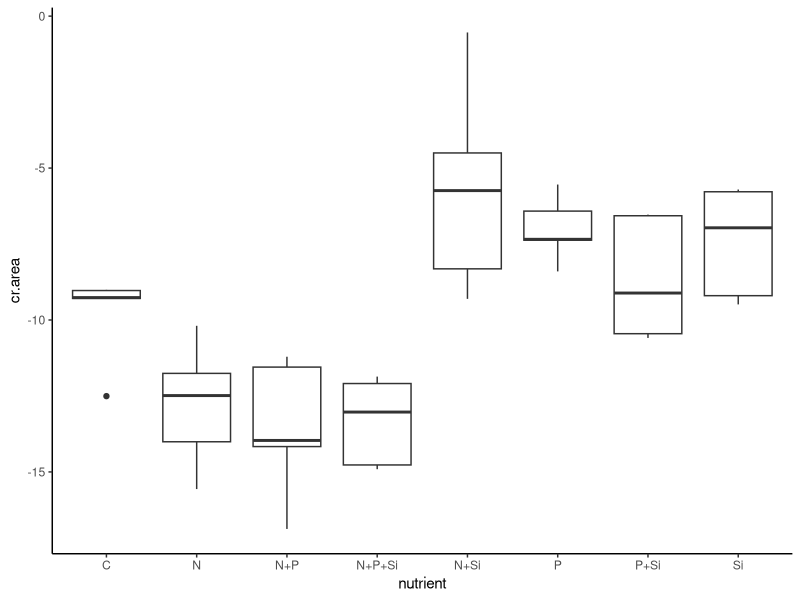
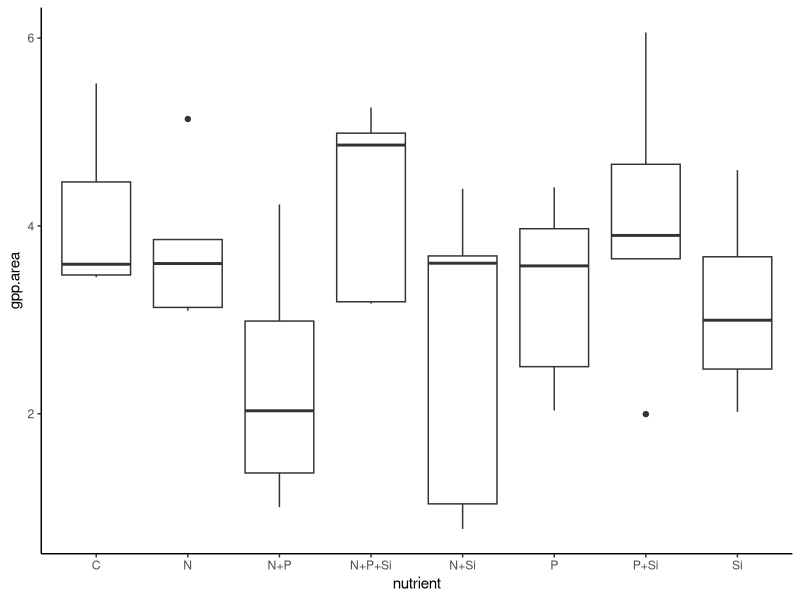
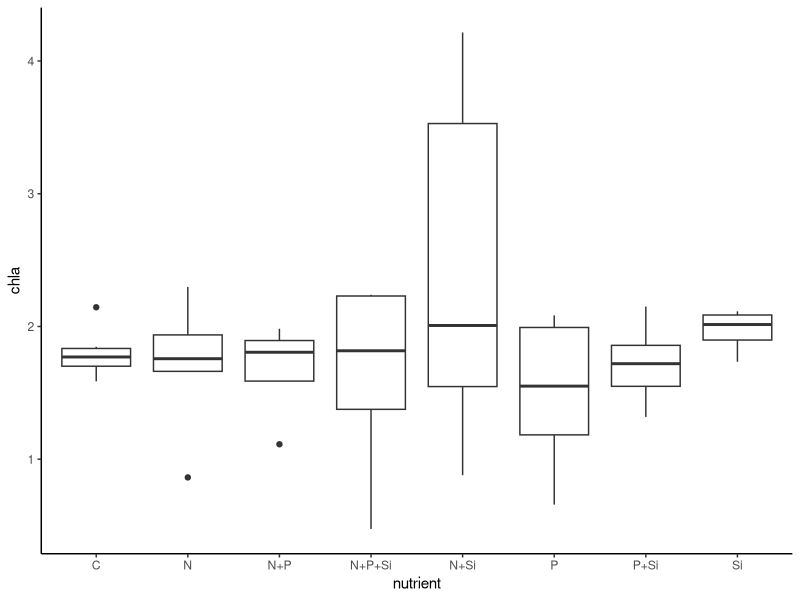
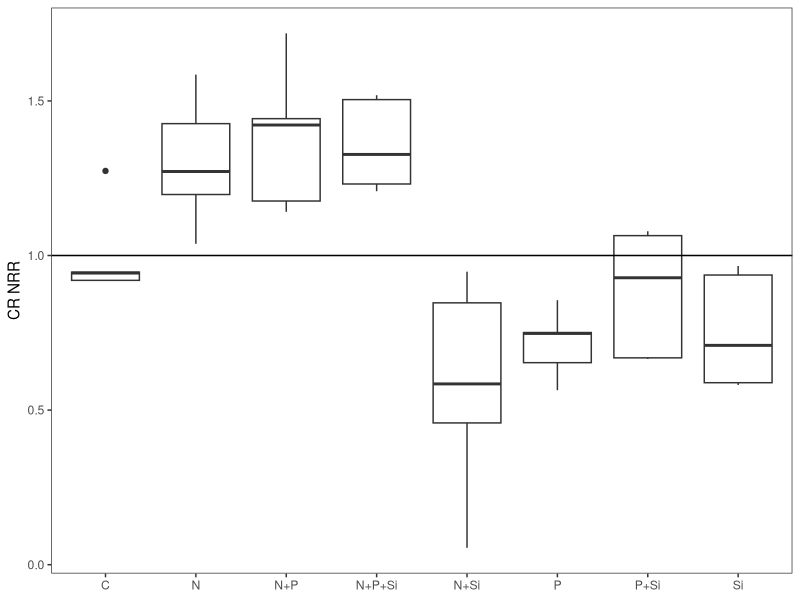
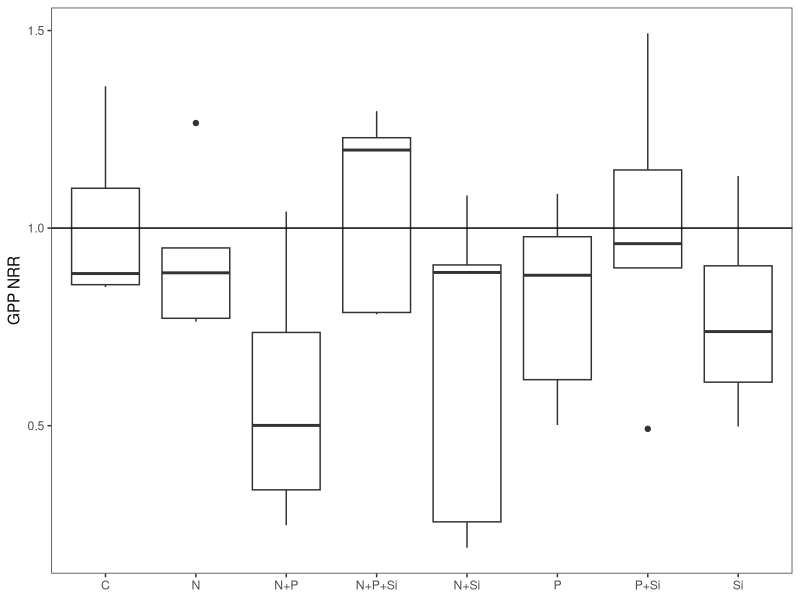
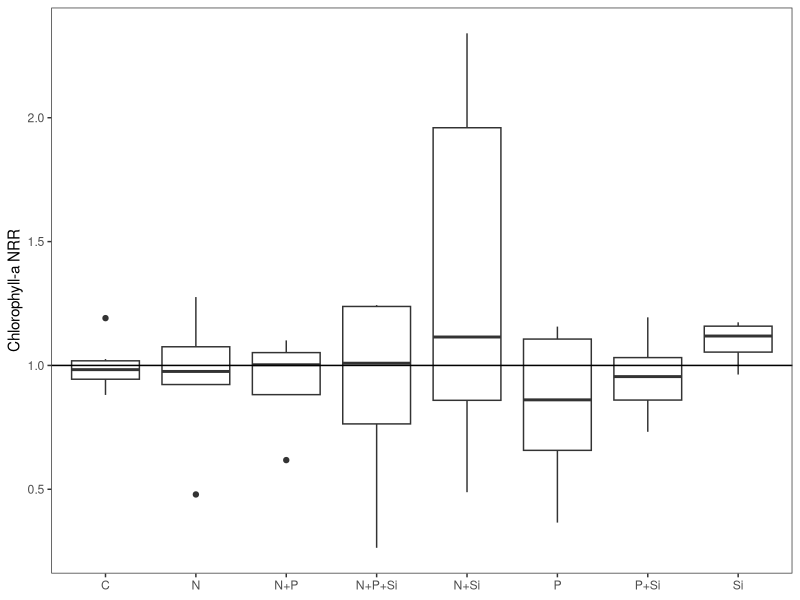
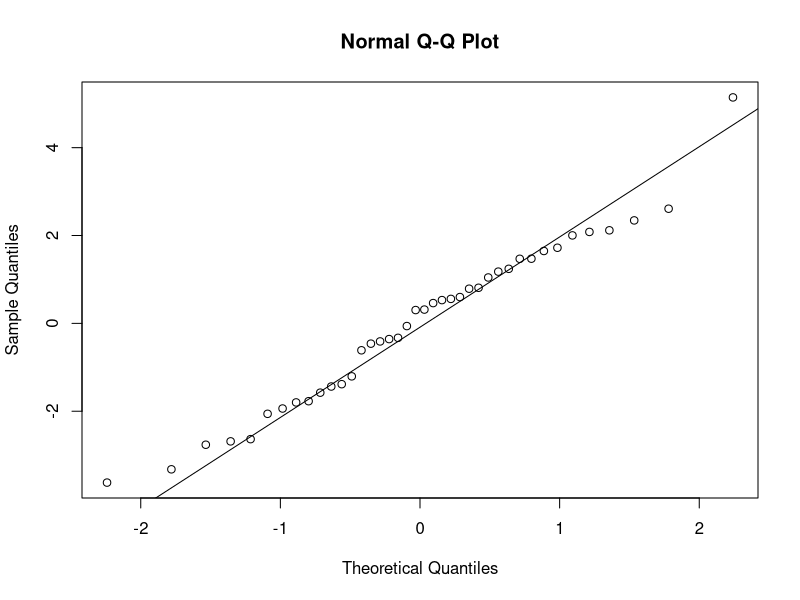
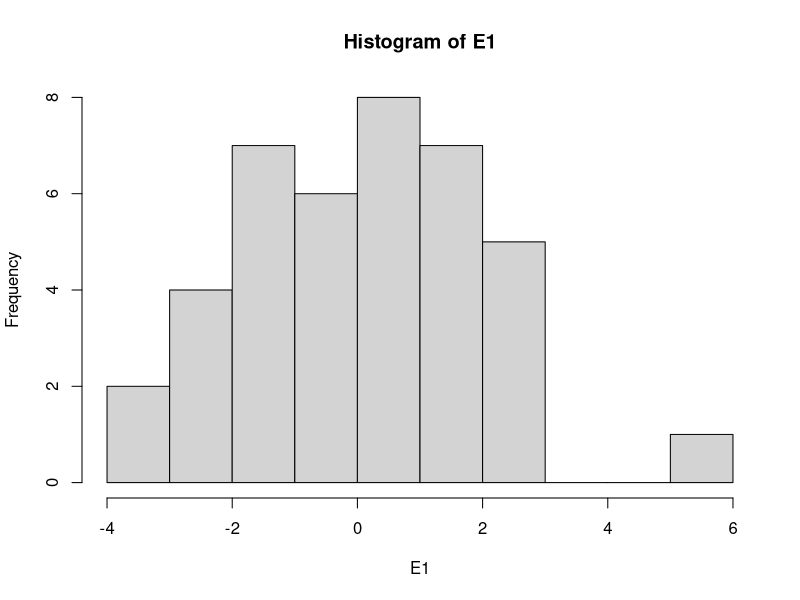

Source code (R) for these figures, in order: (Note: this script raises an error after producing the figures.)
#Author:  Clay Arango
#Creation date: 10-Feb-19
#Script to analyze NDS data from Summer 2018 WSB work with S. Roley and A. Alexiades

#packages
install.packages("nlme")
install.packages("nortest")
install.packages("plyr")
install.packages("dplyr")
install.packages("multcomp")
install.packages("MASS")
install.packages("ggplot2")
library(nlme)
library(nortest)
library(plyr)
library(dplyr)
library(multcomp)
library(MASS)
library(ggplot2)

#Load data
roza_summer <- read.table(file="roza_summer.csv", header=T, sep=",")

#set variable
d = roza_summer

#evaluate data to make sure factors are correct
names(d)

unique(d$nutrient) #control, N, NP, NPSi, NSi, P, PSi, Si
unique(d$N) #should be 0 and 1
unique(d$P) #should be 0 and 1
unique(d$Si) #should be 0 and 1
unique(d$top) #should be "sponge" and "glass"
#if need to change, use recode function below. 
d$top<-recode(d$top, "cellulose" ="sponge")
str(d)

#convert N and P and Si values (0 or 1 for absence or presence) to factors
d$N<-as.factor(d$N)
d$P<-as.factor(d$P)
d$Si<-as.factor(d$Si)
str(d)

#subset data into gpp and cr response
d.cr = subset(d, top=="sponge", data=d)
d.gpp = subset(d, top=="glass", data=d)

#check for outliers and check data entry before calculating CR-NRR
ggplot(d.cr, aes(x=nutrient, y=cr.area)) + geom_boxplot() + theme_classic()
#J1 entered correctly
#OK to keep in analysis

#calculate nrr for cr
x<-ddply(d.cr, "nutrient", summarise, ave_cr = mean(cr.area, na.rm=T)) 
x
d.cr$cr.nrr = d.cr$cr.area/-9.818865 #divide by control ave_cr

#check for outliers and check data entry before calculating GPP- and chla-NRR
ggplot(d.gpp, aes(x=nutrient, y=gpp.area)) + geom_boxplot() + theme_classic()
#J2 is entered correctly, P+Si are evenly spread
ggplot(d.gpp, aes(x=nutrient, y=chla)) + geom_boxplot() + theme_classic()
#I1, F1 are entered correctly

#calculate nrr for gpp and chla
x<- ddply(d.gpp, "nutrient", summarise, ave_gpp = mean(gpp.area, na.rm=T), ave_chla = mean(chla, na.rm=T)) 
x
d.gpp$gpp.nrr = d.gpp$gpp.area/4.059326 #divide by control ave_gpp
d.gpp$chla.nrr = d.gpp$chla/1.800835 #divide by control ave_chla
#use to exclude outliers
#x1<- ddply(subset(d.gpp, !(nds.id=="F6")), "nutrient", summarise, ave_chla = mean(chla_ug_cm2, na.rm=T)) 
#x1
#d.gpp$chla.nrr_1<-d.gpp$chla_ug_cm2/2.700340

#combine into one file and export
d.cr$chla.nrr<-NA
#d.cr$chla.nrr_1<-NA#for excluded outliers
d.cr$gpp.nrr<-NA
d.gpp$cr.nrr<-NA
d.nrr<-rbind(d.cr, d.gpp)
d.nrr$site.date<-"roza_summer"
write.table(d.nrr, "roza_summer_nrr.csv",  sep=",", quote=F, row.names =F)

###############
#plots of NRR
##############
ggplot(data=subset(d.cr, !(nutrient=="control")), aes(x=nutrient, y=cr.nrr))+geom_boxplot()+theme_bw()+
  ylab("CR NRR")+geom_abline(slope = 0, intercept = 1)+
  theme(axis.title.x=element_blank(), panel.grid.minor=element_blank(), panel.grid.major=element_blank())
#N limitation, possible Si inhibition

ggplot(data=subset(d.gpp, !(nutrient=="control")), aes(x=nutrient, y=gpp.nrr))+geom_boxplot()+theme_bw()+
  ylab("GPP NRR")+geom_abline(slope = 0, intercept = 1)+
  theme(axis.title.x=element_blank(), panel.grid.minor=element_blank(), panel.grid.major=element_blank())
#no limitation

ggplot(data=subset(d.gpp, !(nutrient=="control")), aes(x=nutrient, y=chla.nrr))+geom_boxplot()+theme_bw()+
  ylab("Chlorophyll-a NRR")+geom_abline(slope = 0, intercept = 1)+ 
  theme(axis.title.x=element_blank(), panel.grid.minor=element_blank(), panel.grid.major=element_blank())
#no limitation

##########
#NRR Summary Files
#########

GPP_sum<-ddply(d.gpp, "nutrient", summarise, ave_nrr.gpp=mean(gpp.nrr, na.rm=T), sd_nrr.gpp=sd(gpp.nrr, na.rm=T), 
               se_nrr.gpp =(sd(gpp.nrr)/sqrt(sum(!is.na(gpp.nrr)))), 
               ci95_nrr.gpp = (1.96*(sd(gpp.nrr)/sqrt(sum(!is.na(gpp.nrr))))),
               ave_nrr.chla=mean(chla.nrr, na.rm=T), sd_nrr.chla=sd(chla.nrr, na.rm=T), 
               se_nrr.chla =(sd(chla.nrr)/sqrt(sum(!is.na(chla.nrr)))), 
               ci95_nrr.chla = (1.96*(sd(chla.nrr)/sqrt(sum(!is.na(chla.nrr))))))
CR_sum<-ddply(d.cr, "nutrient", summarise, ave_nrr.cr=mean(cr.nrr, na.rm=T), sd_nrr.cr=sd(cr.nrr, na.rm=T), 
              se_nrr.cr =(sd(cr.nrr)/sqrt(sum(!is.na(cr.nrr)))), 
              ci95_nrr.cr = (1.96*(sd(cr.nrr)/sqrt(sum(!is.na(cr.nrr))))))

#now combine into one and export
d.sum<-merge(GPP_sum, CR_sum, by="nutrient")
d.sum$site_date<-"roza_summer"
write.table(d.sum, "roza_summer_summ.csv",  sep=",", quote=F, row.names=F)

############################################################
#analyze RESPIRATION data
############################################################

M1<-gls(cr.area~N*P*Si, data=d.cr, na.action=na.omit)
E1<-residuals(M1)
qqnorm(E1)
qqline(E1)
ad.test(E1)
   #residuals are normally distributed
hist(E1)  
plot(M1)

plot(filter(d.cr, !is.na(cr.area)) %>% dplyr::select(nutrient), 
     E1, xlab="nutrient", ylab="Residuals")
bartlett.test(cr.area~nutrient, data=d.cr)
   #variance test OK

anova(M1)
  
x <- group_by(d.cr, nutrient) %>%  # Grouping function causes subsequent functions to aggregate by season and reach
  summarize(cr.mean = abs(mean(cr.area, na.rm = TRUE)), # na.rm = TRUE to remove missing values
            cr.sd=abs(sd(cr.area, na.rm = TRUE)),  # na.rm = TRUE to remove missing values
            n = sum(!is.na(cr.area)), # of observations, excluding NAs. 
            cr.se=cr.sd/sqrt(n))

ggplot(data=x, aes(x=nutrient, y=cr.mean)) + 
  geom_bar(stat="identity", position=position_dodge(), color = "black") + 
  geom_errorbar(aes(ymin=cr.mean, ymax=cr.mean+cr.se), width=0.2, 
                position=position_dodge(0.9)) + 
  xlab("Nutrient") +
  ylab(expression(Respiration~(ug~O[2]~m^{-2}~h^{-1}))) +
  ylim(0,20) +
  labs(fill="Light") +
  theme_bw() +
  theme(panel.grid.major=element_blank(),
        panel.grid.minor=element_blank(),
        legend.title=element_text(size=6),
        legend.key=element_blank(), 
        legend.position=c(0.5,0.95), 
        legend.text=element_text(size=8), 
        legend.background=element_blank(), 
        legend.direction="horizontal", 
        legend.key.size=unit(0.3, "cm"), 
        axis.title.y=element_text(size=8), 
        axis.title.x=element_text(size=8), 
        axis.text.x=element_text(size=8))

#ggsave('output/figures/Roza_summer.tiff',
#       units="in",
#       width=3.25,
#       height=3.25,
#       dpi=1200,
#       compression="lzw")

#summarize nrr
x <- group_by(d.cr, nutrient) %>%  # Grouping function causes subsequent functions to aggregate by season and reach
  summarize(cr.mean = abs(mean(cr.nrr, na.rm = TRUE)), # na.rm = TRUE to remove missing values
            cr.sd=abs(sd(cr.nrr, na.rm = TRUE)),  # na.rm = TRUE to remove missing values
            n = sum(!is.na(cr.nrr)), # of observations, excluding NAs. 
            cr.se=cr.sd/sqrt(n))

############################################################
#analyze the PRODUCTION data
############################################################

M1<-gls(gpp.area~N*P*Si, data=d.gpp, na.action=na.omit) 
E1<-residuals(M1)
qqnorm(E1)
qqline(E1)
ad.test(E1)
   #residuals are normal

hist(E1, xlab="residuals", main="")
plot(M1)

plot(filter(d.gpp, !is.na(gpp.area)) %>% dplyr::select(nutrient), 
     E1, xlab="nutrient", ylab="Residuals")
bartlett.test(gpp.area~nutrient, data=d.gpp)
   #OK

anova(M1)
  
x <- group_by(d.gpp, nutrient) %>%  # Grouping function causes subsequent functions to aggregate by season and reach
  summarize(gpp.mean = abs(mean(gpp.area, na.rm = TRUE)), # na.rm = TRUE to remove missing values
            gpp.sd=abs(sd(gpp.area, na.rm = TRUE)),  # na.rm = TRUE to remove missing values
            n = sum(!is.na(gpp.area)), # of observations, excluding NAs. 
            gpp.se=gpp.sd/sqrt(n))

ggplot(data=x, aes(x=nutrient, y=gpp.mean)) + 
  geom_bar(stat="identity", position=position_dodge(), color = "black") + 
  geom_errorbar(aes(ymin=gpp.mean, ymax=gpp.mean+gpp.se), width=0.2, 
                position=position_dodge(0.9)) + 
  xlab("Nutrient") +
  ylab(expression(Production~(ug~O[2]~m^{-2}~h^{-1}))) +
  labs(fill="Light") +
  theme_bw() +
  theme(panel.grid.major=element_blank(),
        panel.grid.minor=element_blank(), 
        legend.title=element_text(size=6), 
        legend.key=element_blank(),  
        legend.position=c(0.5,0.95),  
        legend.text=element_text(size=8),  
        legend.background=element_blank(),  
        legend.direction="horizontal",  
        legend.key.size=unit(0.3, "cm"),  
        axis.title.y=element_text(size=8),  
        axis.title.x=element_text(size=8),  
        axis.text.x=element_text(size=8))

#ggsave('output/figures/gppByNutrient.tiff',
#       units="in",
#       width=3.25,
#       height=3.25,
#       dpi=1200,
#       compression="lzw")

#summarize nrr
x <- group_by(d.gpp, nutrient) %>%  # Grouping function causes subsequent functions to aggregate by season and reach
  summarize(gpp.mean = abs(mean(gpp.nrr, na.rm = TRUE)), # na.rm = TRUE to remove missing values
            gpp.sd=abs(sd(gpp.nrr, na.rm = TRUE)),  # na.rm = TRUE to remove missing values
            n = sum(!is.na(gpp.nrr)), # of observations, excluding NAs. 
            gpp.se=gpp.sd/sqrt(n))

#BELOW HERE IS NOT EDITED





############################################################
#analyze the CHL-A biomass on disks

M1<-gls(chla~N*P*light, data=roza_sum.chla, na.action=na.omit)
E1<-residuals(M1)
qqnorm(E1)
qqline(E1)
ad.test(E1)
  #residuals look bad (p=0.001)
hist(E1)
plot(M1)

vf1 = varIdent(form = ~ 1|N*P)
vf2 = varIdent(form = ~ 1|light)
vf3 = varIdent(form = ~ 1|N*P*light)
vf4 = varPower(form = ~ fitted(.)) 
vf5 = varExp(form = ~ fitted(.))
vf6 = varConstPower(form = ~ fitted(.))
vf7 = varExp(form = ~ fitted(.)|nutrient)

M2<-gls(chla~N*P*light, data=roza_sum.chla, na.action=na.omit, weights=vf1)
M3<-gls(chla~N*P*light, data=roza_sum.chla, na.action=na.omit, weights=vf2)
M4<-gls(chla~N*P*light, data=roza_sum.chla, na.action=na.omit, weights=vf3)
M5<-gls(chla~N*P*light, data=roza_sum.chla, na.action=na.omit, weights=vf4)
M6<-gls(chla~N*P*light, data=roza_sum.chla, na.action=na.omit, weights=vf5)
M7<-gls(chla~N*P*light, data=roza_sum.chla, na.action=na.omit, weights=vf6)
M8<-gls(chla~N*P*light, data=roza_sum.chla, na.action=na.omit, weights=vf7)

anova(M1,M2,M3,M4,M5,M6,M7,M8)

#M3 is best on AIC

E3<-residuals(M3)
qqnorm(E3)
qqline(E3)
ad.test(E3)
#residuals are not normal (p=0.001)
hist(E3, xlab="residuals", main="")
plot(M3)
  #hist and plot look good

plot(filter(roza_sum.chla, !is.na(chla)) %>% dplyr::select(light), 
     E3, xlab="light", ylab="Residuals")
bartlett.test(chla~light, data=roza_sum.chla)

plot(filter(roza_sum.chla, !is.na(chla)) %>% dplyr::select(nutrient), 
     E3, xlab="nutrient", ylab="Residuals")
bartlett.test(chla~nutrient, data=roza_sum.chla)

anova(M3)

#light is significant and N and P separately interact with light

x<-roza_sum.chla[complete.cases(roza_sum.chla$chla),]

with(x, 
     interaction.plot(nutrient,light,chla, 
                      ylim=c(0,1.5),lty=c(1,12),lwd=2,ylab="Chlorophyll a", 
                      xlab="Nutrient", trace.label="Light"))

x <- group_by(roza_sum.chla, nutrient, light) %>%  # Grouping function causes subsequent functions to aggregate by season and reach
  summarize(chla.mean = mean(chla, na.rm = TRUE), # na.rm = TRUE to remove missing values
            chla.sd=sd(chla, na.rm = TRUE),  # na.rm = TRUE to remove missing values
            n = sum(!is.na(chla)), # of observations, excluding NAs. 
            chla.se=chla.sd/sqrt(n))

ggplot(data=x, 
       aes(x=nutrient, y=chla.mean, fill=light)) + 
  geom_bar(stat="identity", position=position_dodge(), color = "black") + 
  geom_errorbar(aes(ymin=chla.mean, ymax=chla.mean+chla.se), width=0.2, 
                position=position_dodge(0.9)) + 
  scale_fill_manual(values=c("white","black")) +
  xlab("Nutrient") +
  ylab(expression(Chlorophyll~a~(ug~cm^{-2}))) +
  ylim(0,1.7) +
  labs(fill="Light") +
  theme_bw() +
  theme(panel.grid.major=element_blank(), 
        panel.grid.minor=element_blank(), 
        legend.title=element_text(size=6), 
        legend.key=element_blank(), 
        legend.position=c(0.5,0.95), 
        legend.text=element_text(size=8), 
        legend.background=element_blank(), 
        legend.direction="horizontal", 
        legend.key.size=unit(0.3, "cm"), 
        axis.title.y=element_text(size=8), 
        axis.title.x=element_text(size=8), 
        axis.text.x=element_text(size=8))

ggsave('output/figures/chlaByNutrientLight.tiff',
       units="in",
       width=3.25,
       height=3.25,
       dpi=1200,
       compression="lzw")



############################################################
############################################################
#calculate nrr mean and standard error
x1 <- group_by(roza_sum, nutrient, light) %>%  # Grouping function causes subsequent functions to aggregate by season and reach
  summarize(chla.nrr.mean = mean(chla.nrr, na.rm = TRUE), # na.rm = TRUE to remove missing values
            chla.nrr.sd=sd(chla.nrr, na.rm = TRUE),  # na.rm = TRUE to remove missing values
            chla.n = sum(!is.na(chla.nrr)), # of observations, excluding NAs. 
            chla.nrr.se=chla.nrr.sd/sqrt(chla.n))


x2 <- group_by(roza_sum, nutrient, light) %>%  # Grouping function causes subsequent functions to aggregate by season and reach
  summarize(gpp.nrr.mean = mean(gpp.nrr, na.rm = TRUE), # na.rm = TRUE to remove missing values
            gpp.nrr.sd=sd(gpp.nrr, na.rm = TRUE),  # na.rm = TRUE to remove missing values
            gpp.n = sum(!is.na(gpp.nrr)), # of observations, excluding NAs. 
            gpp.nrr.se=gpp.nrr.sd/sqrt(gpp.n))

x3 <- group_by(roza_sum, nutrient, light) %>%  # Grouping function causes subsequent functions to aggregate by season and reach
  summarize(cr.nrr.mean = mean(cr.nrr, na.rm = TRUE), # na.rm = TRUE to remove missing values
            cr.nrr.sd=sd(cr.nrr, na.rm = TRUE),  # na.rm = TRUE to remove missing values
            cr.n = sum(!is.na(cr.nrr)), # of observations, excluding NAs. 
            cr.nrr.se=cr.nrr.sd/sqrt(cr.n))

roza_sum.nrr<-cbind(x1,x2,x3)
roza_sum.nrr <- roza_sum.nrr[, !duplicated(colnames(roza_sum.nrr))]
write.csv(roza_sum.nrr, "roza_sum.nrr.csv")
